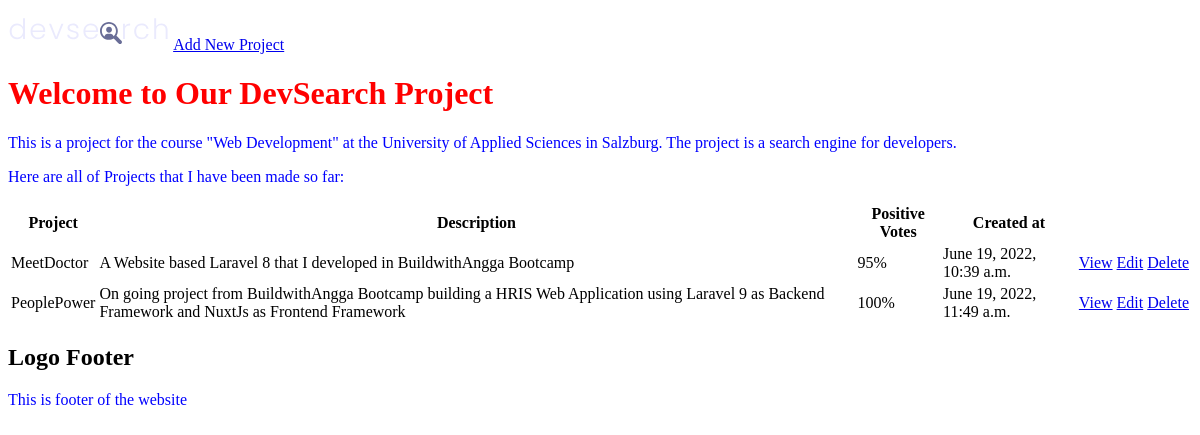
The app's page /, older data.
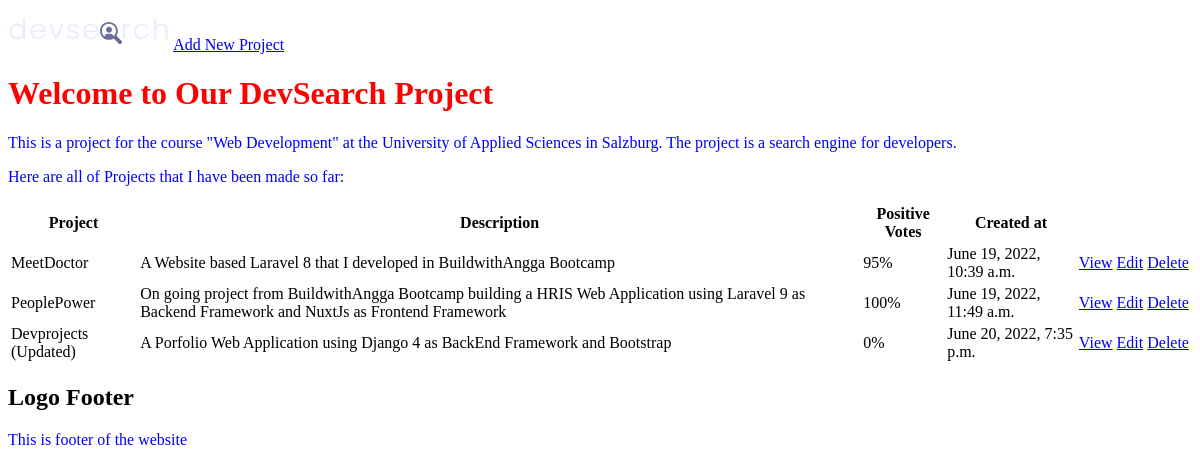
The same page, newer data.
### projects/models.py (models this page shows, shortened)
class Project(models.Model):
    title = models.CharField(max_length=200)
    description = models.TextField(null=True, blank=True)
    project_image = models.ImageField(null=True, blank=True, default="default.jpg")
    demo_link = models.CharField(max_length=2000, null=True, blank=True)
    source_link = models.CharField(max_length=2000, null=True, blank=True)
    tags = models.ManyToManyField('Tag', blank=True)
    vote_total = models.IntegerField(default=0, null=True, blank=True)
    vote_ratio = models.IntegerField(default=0, null=True, blank=True)
    created_at = models.DateTimeField(auto_now_add=True)
    id = models.UUIDField(unique=True, default=uuid.uuid4, primary_key=True, editable=False)

### projects/views.py (the view)
# urls.py: path('', include('projects.urls')),
def projects(request):
    projects = Project.objects.all()
    context = {'projects':projects}
    return render(request, 'projects/projects.html', context)

### projects/templates/projects/projects.html
{% extends "main.html" %}
{% block content %}
    <div class="container">
        <h1>Welcome to Our DevSearch Project</h1>
        <p>
            This is a project for the course "Web Development" at the University of Applied Sciences in Salzburg.
            The project is a search engine for developers.</p>
        <p>
            Here are all of Projects that I have been made so far:
        </p>
        <table>
            <tr>
                <th>Project</th>
                <th>Description</th>
                <th>Positive Votes</th>
                <th>Created at</th>
                <th></th>
                <th></th>
                <th></th>
            </tr>
            {% for project in projects %}
                <tr>
                    <td>{{ project.title }}</td>
                    <td>{{ project.description }}</td>
                    <td>{{ project.vote_ratio }}%</td>
                    <td>{{ project.created_at }}</td>
                    <td>
                        <a href="{% url 'project' project.id %}">View</a>
                    </td>
                    <td>
                        <a href="{% url 'update-project' project.id %}">Edit</a>
                    </td>
                    <td>
                        <a href="{% url 'delete-project' project.id %}">Delete</a>
                    </td>
                </tr>
            {% endfor %}
        </table>
    </div>
{% endblock %}

Row changes from the older to the newer data that the page shows:
added Project: title "Devprojects (Updated)", description "A Porfolio Web Application using Django 4 as BackEnd Framework and Bootstrap", vote_ratio "0", created_at "June 20, 2022, 7:35 p.m."
